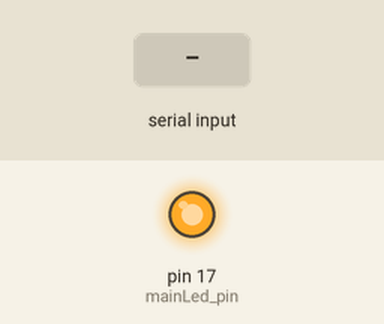
Simulated run of this sketch. Board: Arduino Uno, built with avr-gcc and run on an emulated ATmega328P. On the bench: output pins drawn as LEDs (lit = HIGH). Dashed ring = blinking. Inputs (shaded band) come from the test bench. What the sketch prints to the serial monitor is not drawn.

Above: at 1.2 s.
1.3 s: "1" received over Serial
At 2.68 s:
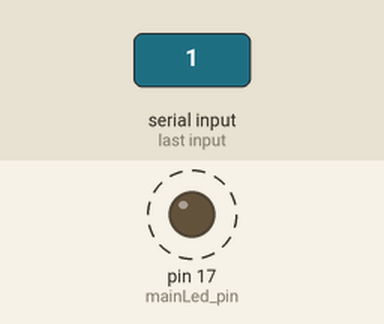
Timing chart, 0 to 4.3 s (numbered marks = the images above; inputs shaded):
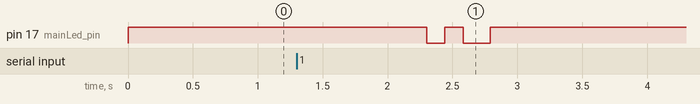

The sketch:

transmitter.ino
```cpp
// DE

/* > Information (Teil I) <
  Dieser Code stellt den Teil I des Arduino-Programmier-Projekts, das im Rahmen des
  Informatikunterrichts der elften Klasse im ersten Semester veranlasst wurde, dar.

  Teil I macht hierbei den Transmitter des mit Licht funktionierenden Text-Transmitters aus.

  Nicht keine Kommentare sind für das Verständnis dieses Codes zu entbehren, wurden jedoch
  aufgrund der Aufgabenstellung eingefügt; sie beziehen sich ausschließlich auf die Zeilen
  unter oder links von ihnen.

  Umlaute und Zeichen, die sich im erweiterten ASCII befinden,
  werden nicht unterstützt.

*/


// ---------- Deklarieren der Variablen -----------------------------------------------
int timing = 70;  // in Millisekunden, kongruent zum Receiver (als Taktung dienend)


const int mainLed_pin = 17; // Variable für die LED zum Senden
String inputText; // String für die Texteingabe des Benutzers
String binaryText; // String für die binärkodierte Version der Benutzereingabe


// ---------- Setup und Loop ----------------------------------------------------------

void setup() {
  Serial.begin(9600); // [optional]

  // Initialisieren der mainLed
  pinMode(mainLed_pin, OUTPUT);

}


void loop() {
  // Warten auf Benutzereingabe
  while (Serial.available() == 0) {
    digitalWrite(mainLed_pin, HIGH);
  }

  // Speichern der Benutzereingabe im String "inputText"
  inputText = Serial.readString();
  // Ausschalten der mainLed --> Startsignal für den Receiver
  digitalWrite(mainLed_pin, LOW);

  binaryText = text_to_binary(inputText);

  // Übergabe jenes Binärcodes an diese Funktion zum Ausgeben per LED
  blinkBinary(binaryText);

  // optionales Ausgeben der Benutzereingabe in Binärform (endend mit "00001010 " (Line Feed))
  Serial.println(binaryText);

}


// :::::::::: Definitionen der eigenen Funktionen :::::::::::::::::::::::::::::::::::::

// Umwandeln der Benutzereingabe in Binärcode
String text_to_binary(String text) {
  String binaryResult = "";

  // for-Schleife iteriert entsprechend der inputText- bzw. text-Länge
  for (int i = 0; i < text.length(); i++) {
    // Umwandeln jedes Zeichens in Hexadezimalform (nach dem ASCII)
    int hexValue = text.charAt(i);

    // Anhängen der binärkodierten Form an das Ergebnis der Funktion text_to_binary(String text)
    // mit dem Umwandeln durch die Funktion hex_to_binary(hexValue)
    binaryResult += hex_to_binary(hexValue) + " ";
  }

  return binaryResult;

}


// quasi eine Unterfunktion für text_to_binary(String text)
String hex_to_binary(int hexValue) {
  String binary = "";

  // Laufvariable wird pro Durchgang um 1 dekrementiert
  for (int i = 7; i >= 0; i--) {
    // ternärer Operator "?" lässt bei true von "(hexValue & (1 << i))"
    // eine '1' und sonst eine '0' an den String binary anhängen
    binary += (hexValue & (1 << i)) ? '1' : '0';
  }

  return binary;

}


void blinkBinary(String binaryString) {
  // for-Schleife wiederholt sich für jedes Zeichen in binaryString
  for (int i = 0; i < binaryString.length(); i++) {
    // aktuelles Zeichen im char-Datentyp
    char bit = binaryString.charAt(i);

    // für eine '1' in binaryString wird die
    if (bit == '1') {
      digitalWrite(mainLed_pin, HIGH);
      delay(timing);

    } else if (bit == '0') {
      digitalWrite(mainLed_pin, LOW);
      delay(timing);

    } else if (bit == ' ') { // [optional und nicht notwendig]
      // [Leerzeichen zwischen Bytes]

    }
  }

  // vorzeitiges Einschalten der mainLed
  digitalWrite(mainLed_pin, HIGH); // [optional]

}
```

Measured:
- after the input at 1.3 s, pin 17 (mainLed_pin): alternates HIGH for 0.14 s and LOW for 0.18 s, 4 changes in all, then stays HIGH, starting after 1.0 s
